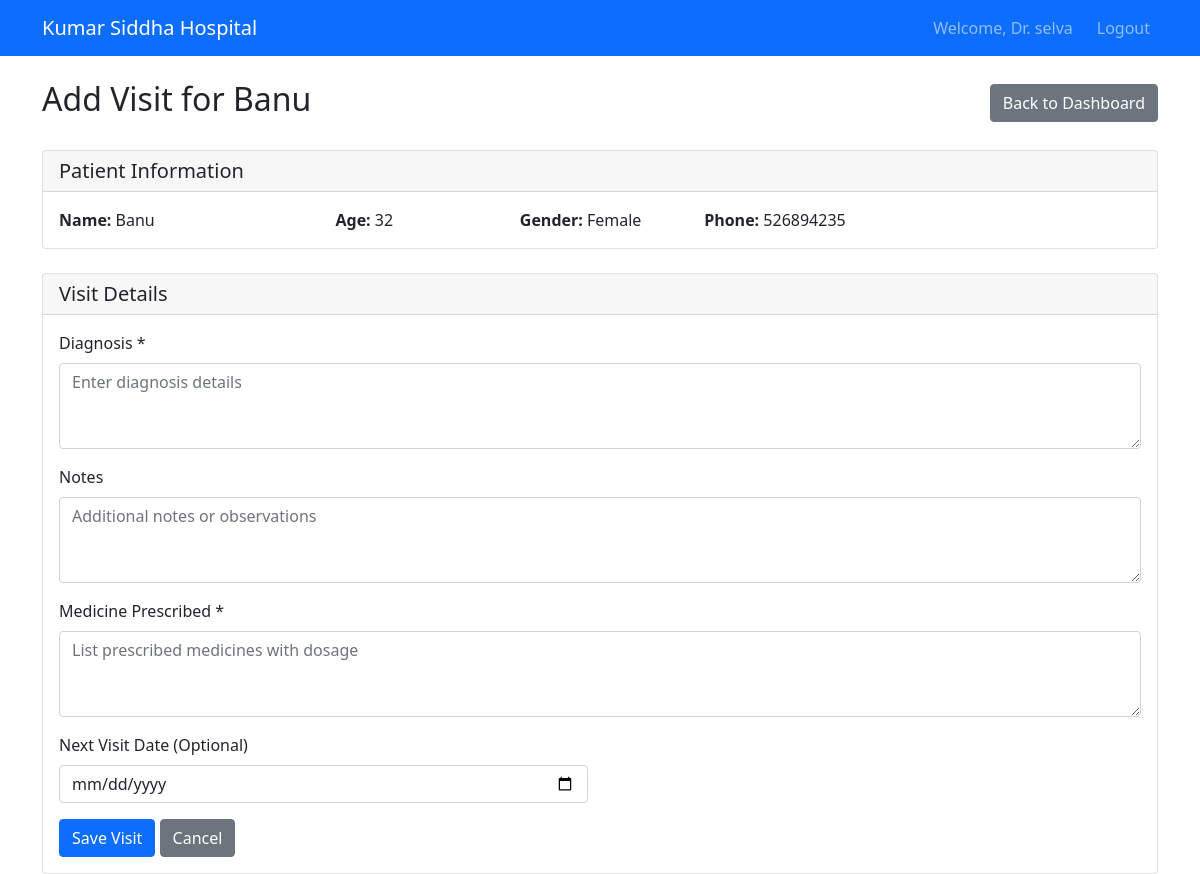
The page /patient/doctor/patient/1/add-visit/ (signed in) on the database its author committed.
### patient_management/models.py (models this page shows, shortened)
class Patient(models.Model):
    GENDER_CHOICES = [
        ('M', 'Male'),
        ('F', 'Female'),
        ('O', 'Other'),
    ]
    name = models.CharField(max_length=100)
    age = models.IntegerField()
    gender = models.CharField(max_length=1, choices=GENDER_CHOICES)
    phone = models.CharField(max_length=15, blank=True, null=True)
    address = models.TextField(blank=True, null=True)
    created_by = models.ForeignKey(User, on_delete=models.CASCADE, related_name='patients_created')
    created_at = models.DateTimeField(auto_now_add=True)
    updated_at = models.DateTimeField(auto_now=True)

### patient_management/views.py (the view, shortened to what this page needs)
# urls.py: path('doctor/patient/<int:patient_id>/add-visit/', views.add_visit, name='add_visit'),
@login_required
@user_passes_test(is_doctor)
def add_visit(request, patient_id):
    patient = get_object_or_404(Patient, id=patient_id)
    context = {
        'patient': patient,
    }
    return render(request, 'patient_management/add_visit.html', context)

### patient_management/views.py (called while the page is built)
def is_doctor(user):
    try:
        return user.userprofile.user_type == 'doctor'
    except UserProfile.DoesNotExist:
        return False

### templates/patient_management/add_visit.html (shortened to what this page needs)
<!DOCTYPE html>
<html lang="en">
<head>
    <link href="https://cdn.jsdelivr.net/npm/bootstrap@5.1.3/dist/css/bootstrap.min.css" rel="stylesheet">
</head>
<body>
    <nav class="navbar navbar-expand-lg navbar-dark bg-primary">
        <div class="container">
            <a class="navbar-brand" href="/patient/doctor/dashboard/">Kumar Siddha Hospital</a>
            <div class="navbar-nav ms-auto">
                <span class="navbar-text me-3">Welcome, Dr. {{ request.user.get_full_name|default:request.user.username }}</span>
                <a class="nav-link" href="/patient/logout/">Logout</a>
            </div>
        </div>
    </nav>
    <div class="container mt-4">
        <div class="d-flex justify-content-between align-items-center mb-4">
            <h2>Add Visit for {{ patient.name }}</h2>
            <a href="/patient/doctor/dashboard/" class="btn btn-secondary">Back to Dashboard</a>
        </div>
        <div class="card">
            <div class="card-header">
                <h5 class="card-title mb-0">Patient Information</h5>
            </div>
            <div class="card-body">
                <div class="row">
                    <div class="col-md-3"><strong>Name:</strong> {{ patient.name }}</div>
                    <div class="col-md-2"><strong>Age:</strong> {{ patient.age }}</div>
                    <div class="col-md-2"><strong>Gender:</strong> {{ patient.get_gender_display }}</div>
                    <div class="col-md-3"><strong>Phone:</strong> {{ patient.phone|default:"-" }}</div>
                </div>
            </div>
        </div>
        <div class="card mt-4">
            <div class="card-header">
                <h5 class="card-title mb-0">Visit Details</h5>
            </div>
            <div class="card-body">
                <form method="post">
                    <div class="row">
                        <div class="col-md-12">
                            <div class="mb-3">
                                <label class="form-label">Diagnosis *</label>
                                <textarea name="diagnosis" class="form-control" rows="3" required placeholder="Enter diagnosis details"></textarea>
                            </div>
                        </div>
                    </div>
                    <div class="row">
                        <div class="col-md-12">
                            <div class="mb-3">
                                <label class="form-label">Notes</label>
                                <textarea name="notes" class="form-control" rows="3" placeholder="Additional notes or observations"></textarea>
                            </div>
                        </div>
                    </div>
                    <div class="row">
                        <div class="col-md-12">
                            <div class="mb-3">
                                <label class="form-label">Medicine Prescribed *</label>
                                <textarea name="medicine_prescribed" class="form-control" rows="3" required placeholder="List prescribed medicines with dosage"></textarea>
                            </div>
                        </div>
                    </div>
                    <div class="row">
                        <div class="col-md-6">
                            <div class="mb-3">
                                <label class="form-label">Next Visit Date (Optional)</label>
                                <input type="date" name="next_visit_date" class="form-control">
                            </div>
                        </div>
                    </div>
                    <button type="submit" class="btn btn-primary">Save Visit</button>
                    <a href="/patient/doctor/dashboard/" class="btn btn-secondary">Cancel</a>
                </form>
            </div>
        </div>
    </div>
</body>
</html>

### rows shown on the page
Patient: name "Banu", age "32", gender "Female", phone "526894235"

### other values the page prints
{{ request.user.get_full_name|default:request.user.username }} "selva"
